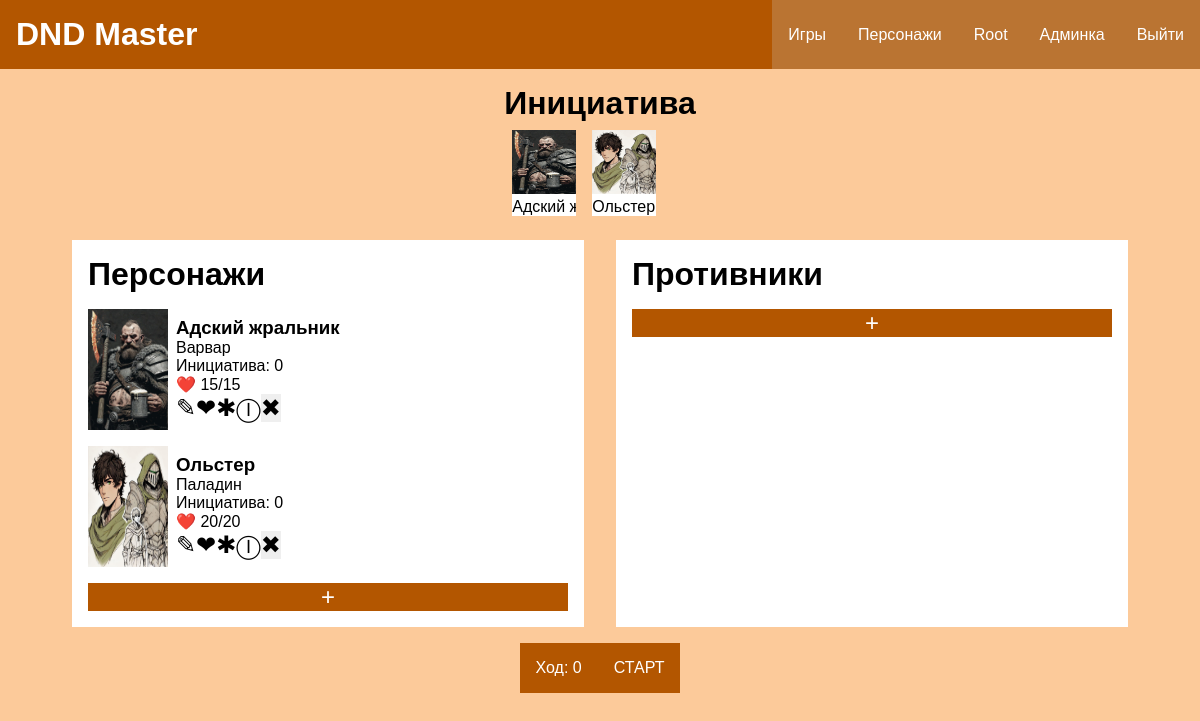
Page /encounter/24 (signed in) on the committed database.
### game/models.py (models this page shows, shortened)
class EncounterCharacter(models.Model):
    character = models.ForeignKey(Character, verbose_name="Персонаж", on_delete=models.PROTECT, related_name="encounters")
    encounter = models.ForeignKey(Encounter, on_delete=models.CASCADE, verbose_name="Бой", related_name="encounter_characters")
    is_enemy = models.BooleanField(default=False, verbose_name="Противник")
    initiative = models.IntegerField(default=0)
    is_my_step = models.BooleanField(default=False)
    hp = models.IntegerField(default=0, validators=[MinValueValidator(0)])
    max_hp = models.IntegerField(default=0, validators=[MinValueValidator(0)])
    class Meta:
        verbose_name = "Участник битвы"
        verbose_name_plural = "Участники битвы"
    def delete_from_encounter(self):
        return reverse('game:encounter-delete-character', kwargs={'encounter_id': self.encounter.pk, 'pk': self.pk})
    def get_damage_url(self):
        return reverse('game:encounter-character-get-damage', kwargs={'pk': self.pk})
    def get_health_url(self):
        return reverse('game:encounter-character-get-health', kwargs={'pk': self.pk})
    def get_initiative_url(self):
        return reverse('game:encounter-character-get-initiative', kwargs={'pk': self.pk})

class Encounter(models.Model):
    stage = models.IntegerField(validators=[MinValueValidator(0)], default=0, verbose_name="Ход")
    is_start = models.BooleanField(default=False, verbose_name="Начат")
    is_complete = models.BooleanField(default=False, verbose_name="Завершен")
    game = models.ForeignKey(Game, related_name='encounters', on_delete=models.CASCADE, verbose_name="Игра")
    time_start = models.DateTimeField(auto_now_add=True, verbose_name="Время начала")
    time_end = models.DateTimeField(null=True, blank=True, verbose_name="Время окончания")
    class Meta:
        verbose_name = "Битва"
        verbose_name_plural = "Битвы"
    def get_start_url(self):
        return reverse('game:encounter-start', kwargs={'pk': self.pk})

### characterapp/models.py (models this page shows, shortened)
class Character(models.Model):
    name = models.CharField(max_length=100, verbose_name="Имя")
    dnd_class = models.ForeignKey(DndClass, on_delete=models.PROTECT, null=True, verbose_name="Класс")
    dnd_subclass = models.CharField(max_length=100, verbose_name="Подкласс", null=True, blank=True)
    race = models.ForeignKey(Race, on_delete=models.PROTECT, null=True, verbose_name="Раса")
    background = models.ForeignKey(Background, on_delete=models.PROTECT, null=True, verbose_name="Предыстория")
    max_hp = models.IntegerField(default=0, verbose_name="Max hp", validators=[MinValueValidator(0)])
    hp = models.IntegerField(default=0, verbose_name="HP", validators=[MinValueValidator(0)])
    armor_class = models.IntegerField(default=0, verbose_name="КД", validators=[MinValueValidator(0)])
    initiative = models.IntegerField(null=True, verbose_name="Инициатива")
    cooper_coins = models.IntegerField(default=0, verbose_name="ММ", validators=[MinValueValidator(0)])
    silver_coins = models.IntegerField(default=0, verbose_name="СМ", validators=[MinValueValidator(0)])
    gold_coins = models.IntegerField(default=0, verbose_name="ЗМ", validators=[MinValueValidator(0)])
    is_player = models.BooleanField(verbose_name="Игрок")
    player_name = models.CharField(max_length=100, null=True, verbose_name="Имя игрока", blank=True)
    image = models.ImageField(upload_to="characters/", null=True, blank=True, verbose_name="Изображение")
    user = models.ForeignKey(get_user_model(), null=True, blank=True, on_delete=models.PROTECT)
    level = models.IntegerField(default=1, verbose_name="Уровень", validators=[MinValueValidator(1)])
    speed = models.IntegerField(default=0, verbose_name="Скорость", validators=[MinValueValidator(0)])
    proficient_bonus = models.IntegerField(default=2, verbose_name="Бонус мастерства")
    slug = models.SlugField(null=True, blank=True)
    class Meta:
        unique_together = ('name', 'race', 'user')
        verbose_name = "Персонаж"
        verbose_name_plural = "Персонажи"
    def get_absolute_url(self):
        return reverse('characters:character-detail', kwargs={'slug': self.slug})

### bookdata/models.py (models this page shows)
class DndClass(models.Model):
    name = models.CharField(max_length=100, verbose_name="Имя")
    image = models.ImageField(upload_to="bookdata/classes/", null=True, blank=True, verbose_name="Изображение")
    class Meta:
        verbose_name = "Класс"
        verbose_name_plural = "Классы"
    def __str__(self):
        return self.name

### game/views.py (the view)
# urls.py: path('encounter/<int:pk>', views.EncounterDetailView.as_view(), name='encounter-detail'),
class EncounterDetailView(LoginRequiredMixin, BaseMixin, UserPassesTestMixin, DetailView):
    model = Encounter
    context_object_name = 'encounter'
    template_name = 'game/encounter_detail.html'
    title_page = "Бой"
    def test_func(self):
        return self.request.user == self.get_object().game.master
    def get_context_data(self, **kwargs):
        context =  super().get_context_data(**kwargs)
        context['characters'] = context['encounter'].encounter_characters.all().order_by('-initiative')
        return context

### characterapp/utils.py (called while the page is built)
    def get_context_data(self, **kwargs):
        context = super().get_context_data(**kwargs)
        if self.title_page:
            context['title'] = self.title_page
        return context

### game/templates/game/encounter_detail.html (shortened to what this page needs)
{% extends 'base.html' %}
{% block content %}
<div class="encounter_main">
    <div class="initiative_position_block">
        <h1 class="initiative_sign_h1">Инициатива</h1>
        <div class="initiative_card_collection">
            {% if characters %}
            {% for character in characters %}
            <div class="initiative_card">
                <img src="{{character.character.image.url}}">
                <p class="{% if character.is_enemy %} enemy_name {% endif %}"> {% if character.is_my_step %} &#10060; {%endif%}{{character.character.name}}</p>
            </div>
            {% endfor %}
            {%else %}
            <h1>[Не добавлены персонажи]</h1>
            {% endif %}
        </div>
    </div>
    <div class="character_all_block">
        <div class="character_block">
            <h1>Персонажи</h1>
            <div class="character_list_collection">
                {% for character in characters %}
                {% if character.is_enemy == False %}
                {% include 'game/components/encounter_character_card.html' %}
                {% endif %}
                {% endfor %}
                {% if encounter.is_complete == False %}
                <a href="{% url 'game:encounter-add-hero' encounter.id %}" class="encounter_add_character_button"><p>+</p></a>
                {% endif %}
            </div>
        </div>
        <div class="character_block">
            <h1>Противники</h1>
            <div class="character_list_collection">
                {% if encounter.is_complete == False %}
                <a href="{% url 'game:encounter-add-enemy' encounter.id %}" class="encounter_add_character_button"><p>+</p></a>
                {% endif %}
            </div>
        </div>
    </div>
    {% if encounter.is_complete == False %}
    <div class="encounter_button_div">
        <p>Ход: {{encounter.stage}}</p>
        {% if encounter.is_start %}
        <form method="post" action="{{encounter.get_next_url}}">
            {% csrf_token %}
            <button>ШАГ</button>
        </form>
        <form method="post" action="{{encounter.get_close_url}}">
            {% csrf_token %}
            <button>ЗАВЕРШИТЬ</button>
        </form>
        {% else %}
        <form method="post" action="{{encounter.get_start_url}}">
            <button>СТАРТ</button>
        </form>
        {% endif %}
    </div>
    {% endif %}
</div>
{% endblock %}

### templates/base.html (shortened to what this page needs)
{% load static %}
<!DOCTYPE html>
<html lang="en">
<head>
    <link rel="stylesheet" type="text/css" href="{% static 'characterapp/css/style.css' %}">
</head>
<body>
<header>
    <h1 class="header_h">DND Master</h1>
    <div class="header_links">
        <a href="{% url 'game:game-list' %}">Игры</a>
        <a href="{% url 'characters:character-list' %}">Персонажи</a>
        {% if request.user.is_authenticated %}
        <a href="{% url 'users:update' %}">{{request.user.username|capfirst}}</a>
        {% if request.user.is_staff %}
        <a href="{% url 'admin:index' %}">Админка</a>
        {% endif %}
        <a href="{% url 'users:logout' %}">Выйти</a>
        {% else %}
        <a href="{% url 'users:login' %}">Войти</a>
        <a href="{% url 'users:register' %}">Регистрация</a>
        {% endif %}
    </div>
</header>
<main>
    {% block content %}
    {% endblock %}
</main>
</body>
</html>

### game/templates/game/components/encounter_character_card.html (shortened to what this page needs)
<div class="encounter_character_card">
    <img src="{{character.character.image.url}}">
    <div class="encounter_character_card_info">
        <h3>{{character.character.name}}</h3>
        <p>{{character.character.dnd_class}}</p>
        <p>Инициатива: {{character.initiative}}</p>
        <p>❤️ {{character.hp}}/{{character.max_hp}}</p>
        {% if encounter.is_complete == False %}
        <div class="encounter_character_card_buttons">
            <a href="{{character.get_initiative_url}}"><p>&#9998;</p></a>
            <a href="{{character.get_health_url}}"><p>&#10084;</p></a>
            <a href="{{character.get_damage_url}}"><p>&#10033;</p></a>
            <a href="{{character.character.get_absolute_url}}"><p>Ⓘ</p></a>
            <form method="post" action="{{character.delete_from_encounter}}">
                <button >&#10006;</button>
            </form>
        </div>
        {% endif %}
    </div>
</div>

### characterapp/static/characterapp/css/style.css (style rules this page uses)
:root { --primary_background: #b35600; --link_secondary:#ba7432; --link_active: #faab61; --main_background: #fcca9a; --simple_background: #e3e6e3; }
html { min-height: 100%; }
body { min-height: 100vh; }
html, body { display: flex; flex-direction: column; }
* { padding: 0; margin: 0; font-family: sans-serif; }
header { background: var(--primary_background); display: flex; justify-content: space-between; }
.header_h { color: white; padding: 1rem; }
.header_links { display: flex; height: 100dp; }
.header_links a { display: block; height: 100%; align-content: center; background: var(--link_secondary); text-decoration: none; color: white; padding-right: 1rem; padding-left: 1rem; }
.encounter_main { padding: 1rem; background: var(--main_background); min-height: calc(100vh - 6.3rem); display: flex; flex-direction: column; align-items: center; }
.initiative_sign_h1 { text-align: center; }
.character_all_block { display: flex; }
.character_block { padding: 1rem; background: white; margin: 1rem; min-width: 30rem; }
.encounter_add_character_button { text-decoration: none; color: white; display: inline-block; width: 100%; margin-top: 1rem; }
.encounter_add_character_button p { background: var(--primary_background); text-align: center; font-size: 1.5rem; }
.encounter_character_card { display: flex; margin-top: 1rem; }
.encounter_character_card img { width: 5rem; }
.encounter_character_card_info { padding: 0.5rem; }
.encounter_character_card_buttons { display: flex; font-size: 1.5rem; }
.encounter_character_card_buttons a { color: black; text-decoration: none; }
.encounter_character_card_buttons button { border-style: none; font-size: 1.5rem; }
.initiative_card_collection { display: flex; }
.initiative_card { margin: 0.5rem; background: white; width: 4rem; white-space: nowrap; overflow: hidden; text-overflow: ellipsis; }
.initiative_card img { width: 4rem; height: 4rem; }
.encounter_button_div { display: flex; }
.encounter_button_div p, .encounter_button_div button { padding: 1rem; background: var(--primary_background); color: white; border-style: none; font-size: 1rem; }

### rows in the picture
EncounterCharacter: character.image (picture), character.name "Адски…", character.name "Адский жральник", character.dnd_class "Варвар", initiative "0", hp "15", max_hp "15"
EncounterCharacter: character.image (picture), character.name "Ольстер", character.dnd_class "Паладин", initiative "0", hp "20", max_hp "20"
Encounter: stage "0"

### other values in the picture
{{ request.user.username|capfirst }} "Root"
